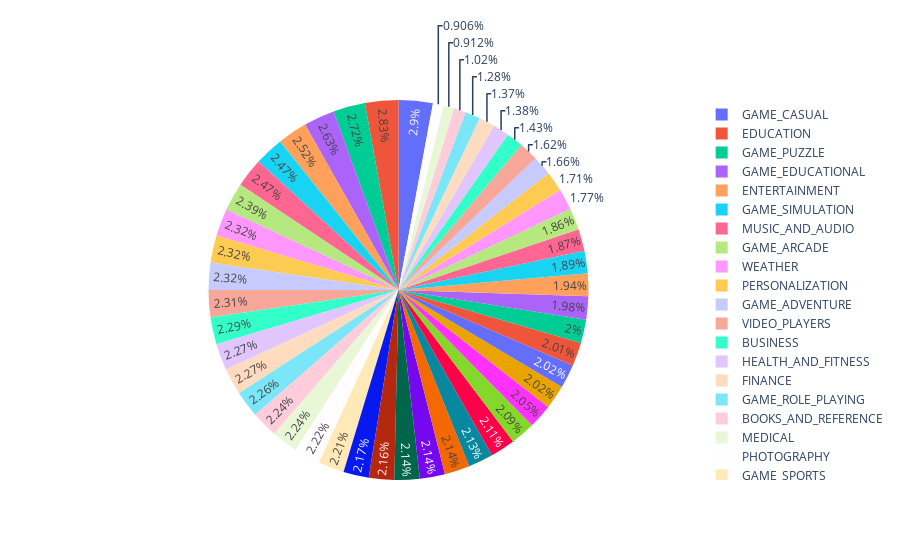

The code cell stored with this chart in its notebook:
### Code cell
# Получение количества приложений в каждой категории
number_of_apps_in_category = df['Category'].value_counts().sort_values(ascending=True)

# Подготовка данных для вывода графика
data = [graph_objs.Pie(
        labels = number_of_apps_in_category.index,
        values = number_of_apps_in_category.values,
        hoverinfo = 'label+value'
    
)]

# Вывод графика
plotly.offline.iplot(data, filename='active_category')

# Вывод списка со значениями 
number_of_apps_in_category.sort_values(ascending=False)

### Figure 1 — Plotly figure (JSON) as saved in the notebook; plotly's stock layout.template omitted (floating-point values rounded to 4 significant figures)
{"data": [{"hoverinfo": "label+value", "labels": ["LIBRARIES_AND_DEMO", "BEAUTY", "EVENTS", "PARENTING", "HOUSE_AND_HOME", "GAME_TRIVIA", "GAME_MUSIC", "DATING", "SHOPPING", "COMICS", "GAME_CASINO", "ART_AND_DESIGN", "FOOD_AND_DRINK", "NEWS_AND_MAGAZINES", "MAPS_AND_NAVIGATION", "GAME_CARD", "GAME_RACING", "GAME_WORD", "GAME_STRATEGY", "PRODUCTIVITY", "SOCIAL", "GAME_BOARD", "GAME_ACTION", "LIFESTYLE", "TRAVEL_AND_LOCAL", "TOOLS", "AUTO_AND_VEHICLES", "COMMUNICATION", "SPORTS", "GAME_SPORTS", "PHOTOGRAPHY", "BOOKS_AND_REFERENCE", "MEDICAL", "GAME_ROLE_PLAYING", "HEALTH_AND_FITNESS", "FINANCE", "BUSINESS", "VIDEO_PLAYERS", "PERSONALIZATION", "GAME_ADVENTURE", "WEATHER", "GAME_ARCADE", "MUSIC_AND_AUDIO", "GAME_SIMULATION", "ENTERTAINMENT", "GAME_EDUCATIONAL", "GAME_PUZZLE", "EDUCATION", "GAME_CASUAL"], "type": "pie", "values": [156, 157, 176, 220, 235, 237, 246, 279, 285, 295, 305, 321, 322, 326, 334, 340, 345, 346, 347, 348, 353, 360, 363, 366, 368, 368, 369, 371, 373, 380, 383, 386, 386, 389, 391, 391, 395, 398, 399, 399, 400, 412, 425, 426, 434, 453, 468, 488, 500]}], "layout": {}}
